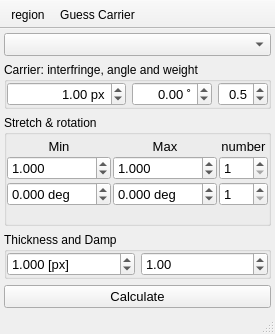
<?xml version="1.0" encoding="UTF-8"?>
<ui version="4.0">
 <class>nOpenCL</class>
 <widget class="QMainWindow" name="nOpenCL">
  <property name="geometry">
   <rect>
    <x>0</x>
    <y>0</y>
    <width>263</width>
    <height>324</height>
   </rect>
  </property>
  <property name="windowTitle">
   <string>Rotate</string>
  </property>
  <property name="iconSize">
   <size>
    <width>20</width>
    <height>20</height>
   </size>
  </property>
  <property name="unifiedTitleAndToolBarOnMac">
   <bool>true</bool>
  </property>
  <widget class="QWidget" name="centralwidget">
   <layout class="QVBoxLayout" name="verticalLayout">
    <property name="leftMargin">
     <number>4</number>
    </property>
    <property name="topMargin">
     <number>4</number>
    </property>
    <property name="rightMargin">
     <number>4</number>
    </property>
    <property name="bottomMargin">
     <number>4</number>
    </property>
    <item>
     <widget class="QComboBox" name="image">
      <property name="font">
       <font>
        <pointsize>10</pointsize>
       </font>
      </property>
      <property name="neutrinoImage" stdset="0">
       <bool>true</bool>
      </property>
     </widget>
    </item>
    <item>
     <widget class="QGroupBox" name="carrierBox">
      <property name="title">
       <string>Carrier: interfringe, angle and weight</string>
      </property>
      <layout class="QGridLayout" name="gridLayout_3" columnstretch="1,0,0">
       <property name="leftMargin">
        <number>0</number>
       </property>
       <property name="topMargin">
        <number>0</number>
       </property>
       <property name="rightMargin">
        <number>0</number>
       </property>
       <property name="bottomMargin">
        <number>0</number>
       </property>
       <item row="0" column="0">
        <widget class="QDoubleSpinBox" name="interfringeCarrier">
         <property name="font">
          <font>
           <pointsize>10</pointsize>
          </font>
         </property>
         <property name="alignment">
          <set>Qt::AlignRight|Qt::AlignTrailing|Qt::AlignVCenter</set>
         </property>
         <property name="suffix">
          <string> px</string>
         </property>
         <property name="decimals">
          <number>2</number>
         </property>
         <property name="minimum">
          <double>-9999.000000000000000</double>
         </property>
         <property name="maximum">
          <double>9999.000000000000000</double>
         </property>
         <property name="singleStep">
          <double>0.100000000000000</double>
         </property>
         <property name="value">
          <double>1.000000000000000</double>
         </property>
         <property name="neutrinoSave" stdset="0">
          <bool>true</bool>
         </property>
        </widget>
       </item>
       <item row="0" column="2">
        <widget class="QDoubleSpinBox" name="weightCarrier">
         <property name="font">
          <font>
           <pointsize>10</pointsize>
          </font>
         </property>
         <property name="toolTip">
          <string>Frequency weight (&lt;0 for lower freq; &gt;0 for higher freq)</string>
         </property>
         <property name="alignment">
          <set>Qt::AlignRight|Qt::AlignTrailing|Qt::AlignVCenter</set>
         </property>
         <property name="decimals">
          <number>1</number>
         </property>
         <property name="minimum">
          <double>-9.900000000000000</double>
         </property>
         <property name="maximum">
          <double>9.900000000000000</double>
         </property>
         <property name="singleStep">
          <double>0.100000000000000</double>
         </property>
         <property name="value">
          <double>0.500000000000000</double>
         </property>
         <property name="neutrinoSave" stdset="0">
          <bool>true</bool>
         </property>
        </widget>
       </item>
       <item row="0" column="1">
        <widget class="QDoubleSpinBox" name="angleCarrier">
         <property name="font">
          <font>
           <pointsize>10</pointsize>
          </font>
         </property>
         <property name="alignment">
          <set>Qt::AlignRight|Qt::AlignTrailing|Qt::AlignVCenter</set>
         </property>
         <property name="suffix">
          <string> ˚</string>
         </property>
         <property name="decimals">
          <number>2</number>
         </property>
         <property name="minimum">
          <double>-360.000000000000000</double>
         </property>
         <property name="maximum">
          <double>360.000000000000000</double>
         </property>
         <property name="singleStep">
          <double>0.100000000000000</double>
         </property>
         <property name="neutrinoSave" stdset="0">
          <bool>true</bool>
         </property>
        </widget>
       </item>
      </layout>
     </widget>
    </item>
    <item>
     <widget class="QGroupBox" name="groupBox_8">
      <property name="title">
       <string>Stretch &amp;&amp; rotation</string>
      </property>
      <layout class="QGridLayout" name="gridLayout_7" rowstretch="0,0,0,0" columnstretch="1,1,0">
       <property name="leftMargin">
        <number>0</number>
       </property>
       <property name="topMargin">
        <number>4</number>
       </property>
       <property name="rightMargin">
        <number>0</number>
       </property>
       <property name="bottomMargin">
        <number>0</number>
       </property>
       <property name="spacing">
        <number>2</number>
       </property>
       <item row="0" column="0">
        <widget class="QLabel" name="label">
         <property name="font">
          <font>
           <pointsize>10</pointsize>
          </font>
         </property>
         <property name="text">
          <string>Min</string>
         </property>
         <property name="alignment">
          <set>Qt::AlignBottom|Qt::AlignHCenter</set>
         </property>
        </widget>
       </item>
       <item row="1" column="0">
        <widget class="QDoubleSpinBox" name="minStretch">
         <property name="font">
          <font>
           <pointsize>10</pointsize>
          </font>
         </property>
         <property name="decimals">
          <number>3</number>
         </property>
         <property name="minimum">
          <double>0.000000000000000</double>
         </property>
         <property name="maximum">
          <double>9999.000000000000000</double>
         </property>
         <property name="singleStep">
          <double>0.100000000000000</double>
         </property>
         <property name="value">
          <double>1.000000000000000</double>
         </property>
         <property name="neutrinoSave" stdset="0">
          <bool>true</bool>
         </property>
        </widget>
       </item>
       <item row="0" column="1">
        <widget class="QLabel" name="label_2">
         <property name="font">
          <font>
           <pointsize>10</pointsize>
          </font>
         </property>
         <property name="text">
          <string>Max</string>
         </property>
         <property name="alignment">
          <set>Qt::AlignBottom|Qt::AlignHCenter</set>
         </property>
        </widget>
       </item>
       <item row="1" column="1">
        <widget class="QDoubleSpinBox" name="maxStretch">
         <property name="font">
          <font>
           <pointsize>10</pointsize>
          </font>
         </property>
         <property name="decimals">
          <number>3</number>
         </property>
         <property name="minimum">
          <double>0.000000000000000</double>
         </property>
         <property name="maximum">
          <double>9999.000000000000000</double>
         </property>
         <property name="singleStep">
          <double>0.100000000000000</double>
         </property>
         <property name="value">
          <double>1.000000000000000</double>
         </property>
         <property name="neutrinoSave" stdset="0">
          <bool>true</bool>
         </property>
        </widget>
       </item>
       <item row="0" column="2">
        <widget class="QLabel" name="label_3">
         <property name="font">
          <font>
           <pointsize>10</pointsize>
          </font>
         </property>
         <property name="text">
          <string>number</string>
         </property>
         <property name="alignment">
          <set>Qt::AlignBottom|Qt::AlignHCenter</set>
         </property>
        </widget>
       </item>
       <item row="1" column="2">
        <widget class="QSpinBox" name="numStretch">
         <property name="font">
          <font>
           <pointsize>10</pointsize>
          </font>
         </property>
         <property name="minimum">
          <number>1</number>
         </property>
         <property name="maximum">
          <number>255</number>
         </property>
         <property name="value">
          <number>1</number>
         </property>
         <property name="neutrinoSave" stdset="0">
          <bool>true</bool>
         </property>
        </widget>
       </item>
       <item row="2" column="0">
        <widget class="QDoubleSpinBox" name="minAngle">
         <property name="font">
          <font>
           <pointsize>10</pointsize>
          </font>
         </property>
         <property name="suffix">
          <string> deg</string>
         </property>
         <property name="decimals">
          <number>3</number>
         </property>
         <property name="minimum">
          <double>-360.000000000000000</double>
         </property>
         <property name="maximum">
          <double>360.000000000000000</double>
         </property>
         <property name="neutrinoSave" stdset="0">
          <bool>true</bool>
         </property>
        </widget>
       </item>
       <item row="2" column="1">
        <widget class="QDoubleSpinBox" name="maxAngle">
         <property name="font">
          <font>
           <pointsize>10</pointsize>
          </font>
         </property>
         <property name="suffix">
          <string> deg</string>
         </property>
         <property name="decimals">
          <number>3</number>
         </property>
         <property name="minimum">
          <double>-360.000000000000000</double>
         </property>
         <property name="maximum">
          <double>360.000000000000000</double>
         </property>
         <property name="neutrinoSave" stdset="0">
          <bool>true</bool>
         </property>
        </widget>
       </item>
       <item row="2" column="2">
        <widget class="QSpinBox" name="numAngle">
         <property name="font">
          <font>
           <pointsize>10</pointsize>
          </font>
         </property>
         <property name="minimum">
          <number>1</number>
         </property>
         <property name="maximum">
          <number>255</number>
         </property>
         <property name="value">
          <number>1</number>
         </property>
         <property name="neutrinoSave" stdset="0">
          <bool>true</bool>
         </property>
        </widget>
       </item>
       <item row="3" column="0" colspan="3">
        <widget class="QWidget" name="widget" native="true">
         <layout class="QGridLayout" name="gridLayout_11" columnstretch="0,0">
          <property name="leftMargin">
           <number>0</number>
          </property>
          <property name="topMargin">
           <number>0</number>
          </property>
          <property name="rightMargin">
           <number>0</number>
          </property>
          <property name="bottomMargin">
           <number>0</number>
          </property>
          <item row="0" column="1">
           <widget class="QLabel" name="angleCarrierLabel">
            <property name="font">
             <font>
              <pointsize>10</pointsize>
             </font>
            </property>
            <property name="text">
             <string/>
            </property>
           </widget>
          </item>
          <item row="0" column="0">
           <widget class="QLabel" name="widthCarrierLabel">
            <property name="font">
             <font>
              <pointsize>10</pointsize>
             </font>
            </property>
            <property name="text">
             <string/>
            </property>
            <property name="alignment">
             <set>Qt::AlignRight|Qt::AlignTrailing|Qt::AlignVCenter</set>
            </property>
           </widget>
          </item>
         </layout>
        </widget>
       </item>
      </layout>
     </widget>
    </item>
    <item>
     <widget class="QGroupBox" name="groupBox">
      <property name="title">
       <string>Thickness and Damp</string>
      </property>
      <layout class="QGridLayout" name="gridLayout">
       <property name="leftMargin">
        <number>0</number>
       </property>
       <property name="topMargin">
        <number>0</number>
       </property>
       <property name="rightMargin">
        <number>0</number>
       </property>
       <property name="bottomMargin">
        <number>0</number>
       </property>
       <item row="0" column="0">
        <widget class="QDoubleSpinBox" name="thickness">
         <property name="font">
          <font>
           <pointsize>10</pointsize>
          </font>
         </property>
         <property name="suffix">
          <string> [px]</string>
         </property>
         <property name="decimals">
          <number>3</number>
         </property>
         <property name="minimum">
          <double>0.000000000000000</double>
         </property>
         <property name="maximum">
          <double>999.990000000000009</double>
         </property>
         <property name="value">
          <double>1.000000000000000</double>
         </property>
         <property name="neutrinoSave" stdset="0">
          <bool>true</bool>
         </property>
        </widget>
       </item>
       <item row="0" column="1">
        <widget class="QDoubleSpinBox" name="damp">
         <property name="font">
          <font>
           <pointsize>10</pointsize>
          </font>
         </property>
         <property name="singleStep">
          <double>0.100000000000000</double>
         </property>
         <property name="value">
          <double>1.000000000000000</double>
         </property>
         <property name="neutrinoSave" stdset="0">
          <bool>true</bool>
         </property>
        </widget>
       </item>
      </layout>
     </widget>
    </item>
    <item>
     <widget class="QPushButton" name="doIt">
      <property name="font">
       <font>
        <pointsize>10</pointsize>
       </font>
      </property>
      <property name="text">
       <string>Calculate</string>
      </property>
     </widget>
    </item>
   </layout>
  </widget>
  <widget class="QStatusBar" name="statusbar">
   <property name="font">
    <font>
     <pointsize>10</pointsize>
    </font>
   </property>
  </widget>
  <widget class="QToolBar" name="toolBar">
   <property name="windowTitle">
    <string>toolBar</string>
   </property>
   <property name="movable">
    <bool>false</bool>
   </property>
   <property name="floatable">
    <bool>false</bool>
   </property>
   <attribute name="toolBarArea">
    <enum>TopToolBarArea</enum>
   </attribute>
   <attribute name="toolBarBreak">
    <bool>false</bool>
   </attribute>
   <addaction name="actionRegion"/>
   <addaction name="actionGuess_Carrier"/>
  </widget>
  <action name="actionGuess_Carrier">
   <property name="icon">
    <iconset resource="../resources/icons/icons.qrc">
     <normaloff>:/icons/refresh2.png</normaloff>:/icons/refresh2.png</iconset>
   </property>
   <property name="text">
    <string>Guess Carrier</string>
   </property>
  </action>
  <action name="actionRegion">
   <property name="icon">
    <iconset resource="../resources/icons/icons.qrc">
     <normaloff>:/icons/rect.png</normaloff>:/icons/rect.png</iconset>
   </property>
   <property name="text">
    <string>region</string>
   </property>
  </action>
 </widget>
 <resources>
  <include location="../resources/icons/icons.qrc"/>
 </resources>
 <connections/>
</ui>
